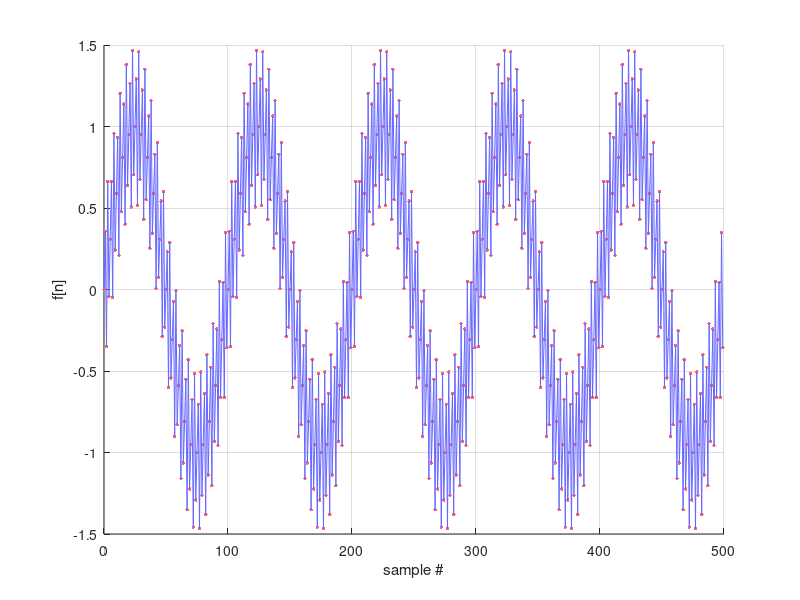
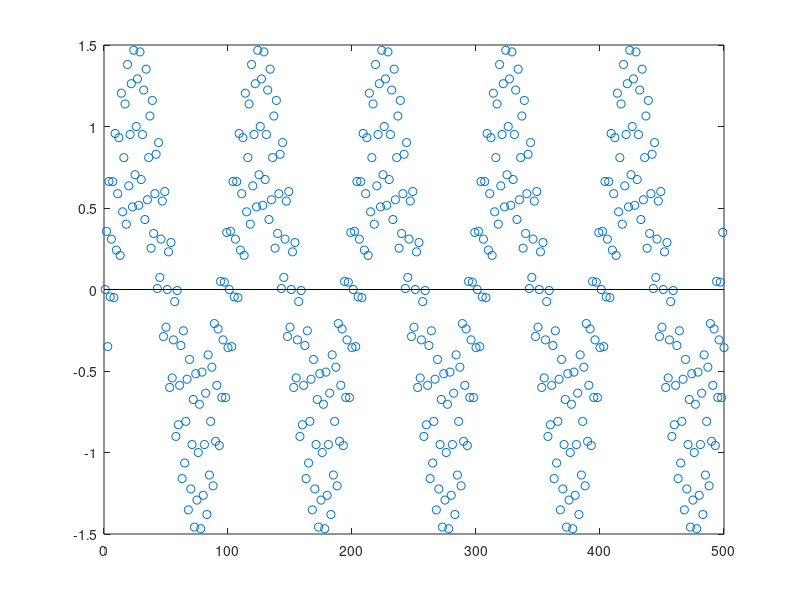
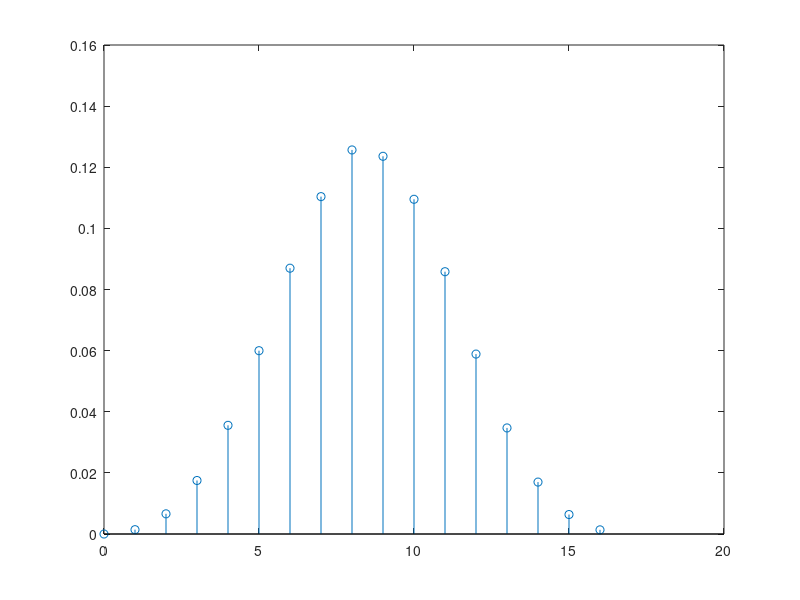

Write MATLAB code to recreate these figures, in order. (Note: this script raises an error after producing the figures.)
%%  Test

% set up test signal
fs = 500;           % sampling frequency
Ts = 1/fs;          % Sampling Period
n = 0:fs-1;          % Samples
t = n*Ts;           % sampling instances
x = sin(5*2*pi*t) + 0.5*sin(200*2*pi*t);  % signal

figure('Color',[1 1 1]);
b = plot(n,x,'.');
grid on;
xlabel('sample #');
ylabel('f[n]');
set(b,'Color', [1 0.4 0.4]);
set(b,'MarkerSize',8);
hold on;
b = plot(n,x);
box off;
set(b,'Linewidth',.5);
set(b,'Color', [0.4 0.4 1]);

figure;
%stem(x);
stem(x,'Linestyle','none');
% --------------------------------------------------


% kernel from C
fID = fopen('filter_kernel.txt','r');  % open file for reading
data = textscan(fID,'%s');  % place the data in a cell: "Cell arrays commonly contain either lists of character vectors of different lengths"
fclose(fID);

h = str2double(data{1})';  % convert elements in the cell to type "double"

n1 = 0:16;
figure;
stem(n1,h);


% convolve filter
xout = convolution(x,h);
figure;
% stem(xout);
stem(xout,'Linestyle','none');


%%  MATLAB check

% check kernel
h_check = win_sinc(0.25,0.02,2);
figure;
stem(n1,h_check);

% convolve filter
xout_check = convolution(x,h_check);
figure;
% stem(xout_check);
stem(xout_check,'Linestyle','none');
